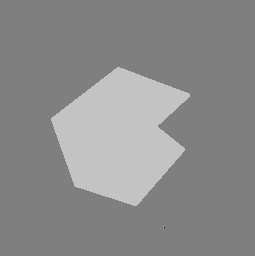
%> input picture y3/sem_b/computer_vision/lab3_hough_harris/materials/septagon.tif, 255 x 256 px
$ octave lab2a.m   (GNU Octave 9; MATLAB toolbox functions it lacks are replaced by stand-ins)
%> lines starting %> are read from the running program, lines starting %| are printed output that depends on the picture; in (x1, y1, x2, y2) boxes, pixels count from 0 and x2, y2 are one past the last pixel; in counts of white or black regions, pixels touching at a corner belong together; the program's own positions count from 1
close ALL
%x=imread('figures2.jpg') ;
x3=imread('septagon.tif') ;
%> x3 is the input picture: size 256x255x3 uint8; min 0, max 195, mean 139.8
x=x3(:,:,1) ;
img=edge(x,'canny',0.4) ;
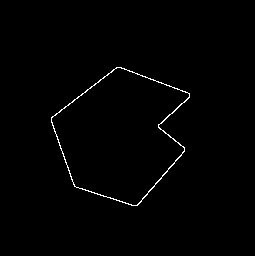
%> img: size 256x255 logical; 0.85% white in thin lines or dots, all inside (x1, y1, x2, y2) = (51, 67, 190, 206)
[acc,theta,r]=hough(img,'RhoResolution',0.5,'Theta',-90:0.5:89);
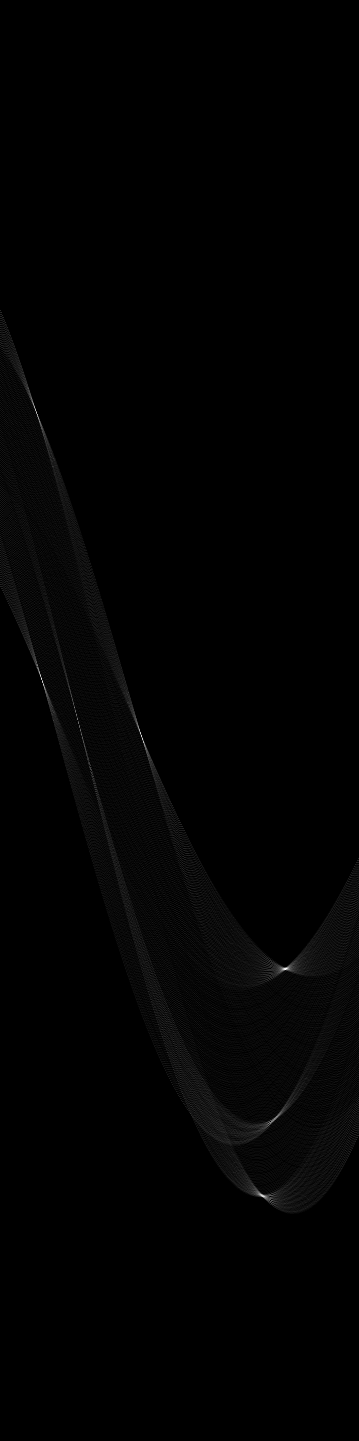
%> acc: size 1441x359 double; min 0, max 43, mean 0.4; drawn with min black and max white
%> theta = 359 values from -90 to 89; r = 1441 values from -360 to 360
para=[r theta] ;
%> para = 1800 values, max 360 at index 1441, min -360 at index 1, mean -0.0997

figure, imshow(x)
figure, imshow(img)
figure, imshow(acc,[],'XData',theta,'YData',r,...
    'InitialMagnification','fit');
xlabel('\theta'), ylabel('\rho');
axis on, axis normal;
